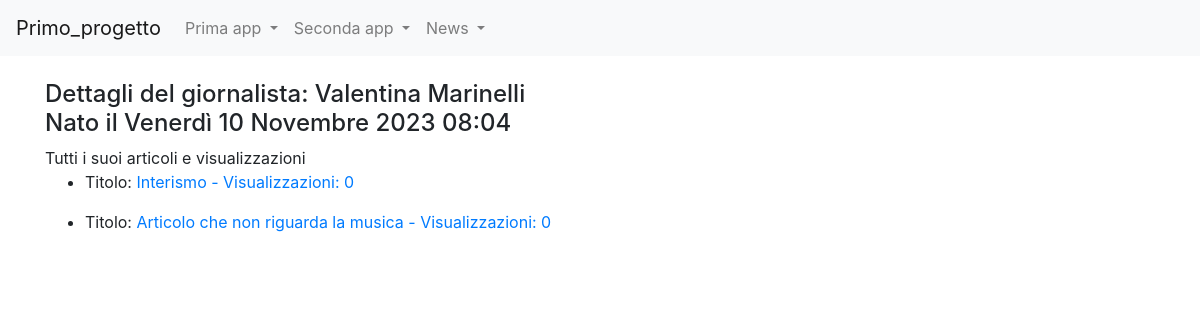
The page /news/giornalisti/9 on the database as committed earlier.
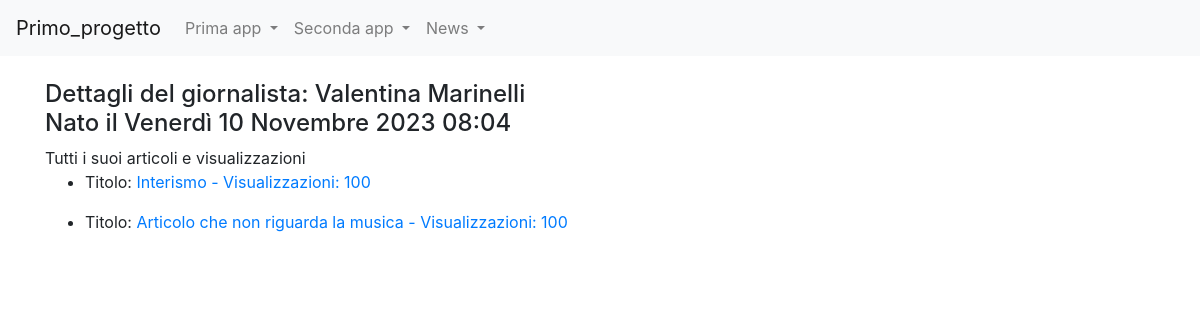
The same page on the database as committed later.
### news/models.py (models this page shows, shortened)
class Giornalista(models.Model):
    nome = models.CharField(max_length=20)
    cognome = models.CharField(max_length=20)
    anno_di_nascita = models.DateTimeField(blank=True)
    class Meta:
        verbose_name = "Giornalista"
        verbose_name_plural = "Giornalisti"

class Articolo(models.Model):
    titolo = models.CharField(max_length=100)
    contenuto = models.TextField()
    giornalista = models.ForeignKey(Giornalista, on_delete=models.CASCADE, related_name="articoli")
    data=models.DateField(auto_now=False,blank=True)
    visualizzazioni=models.IntegerField(default=0,blank=True)
    class Meta:
        verbose_name =  "Articolo"
        verbose_name_plural = "Articoli"

### news/views.py (the view)
# urls.py: path("giornalisti/<int:pk>",giornalistaDetailView, name="giornalista_detail"),
def giornalistaDetailView(request,pk):
    giornalista = get_object_or_404(Giornalista, pk=pk)
    articoli = Articolo.objects.filter(giornalista_id=pk)
    context = {"giornalista": giornalista,"articolo": articoli}
    return render(request, "giornalista_detail.html", context)

### news/templates/giornalista_detail.html (shortened to what this page needs)
{% extends 'base.html' %}
{% block content %}
    <h4>
        Dettagli del giornalista:
        {{ giornalista.nome }}
        {{ giornalista.cognome }}
        <br>
        Nato il {{ giornalista.anno_di_nascita }}
    </h4>
    Tutti i suoi articoli e visualizzazioni
        {% for articolo in articolo %}
        <ul>
            <li>
                <p> Titolo: <a href={% url 'news:articolo_detail' articolo.id %}>{{ articolo.titolo }} - Visualizzazioni: {{articolo.visualizzazioni}}</a> </p>
            </li>
        </ul>
        {% endfor %}
{% endblock content %}

### templates/base.html (shortened to what this page needs)
{% load static %}
<!doctype html>
<html lang="en">
  <head>
    <link rel="stylesheet" href="https://cdn.jsdelivr.net/npm/bootstrap@4.5.3/dist/css/bootstrap.min.css">
  </head>
  <body>
    <nav class="navbar navbar-expand-lg navbar-light bg-light">
        <a class="navbar-brand" href="#">Primo_progetto</a>
        <div class="collapse navbar-collapse" id="navbarNavDropdown">
          <ul class="navbar-nav">
            <li class="nav-item dropdown">
              <a class="nav-link dropdown-toggle" href="#" id="navbarDropdownMenuLink" role="button" data-toggle="dropdown" aria-haspopup="true" aria-expanded="false">
                Prima app
              </a>
            </li>
            <li class="nav-item dropdown">
                <a class="nav-link dropdown-toggle" href="#" id="navbarDropdownMenuLink" role="button" data-toggle="dropdown" aria-haspopup="true" aria-expanded="false">
                  Seconda app
                </a>
              </li>
              <li class="nav-item dropdown">
                <a class="nav-link dropdown-toggle" href="#" id="navbarDropdownMenuLink" role="button" data-toggle="dropdown" aria-haspopup="true" aria-expanded="false">
                  News
                </a>
              </li>
          </ul>
        </div>
      </nav>
      <div class="container my-4">
        {%block content%}
        {%endblock content%}
        </div>
  </body>
</html>

Rows that differ between the two databases and show on the page:
changed Articolo "Interismo": visualizzazioni "0" → "100"
changed Articolo "Articolo che non riguarda la musica": visualizzazioni "0" → "100"
